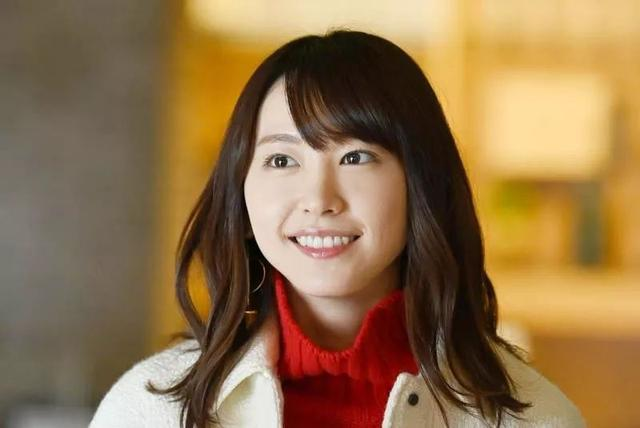
#> input picture 0723/AAA.jpg, 640 x 428 px
$ python a0723_13.py
#> lines starting #> are read from the running program, lines starting #| are printed output that depends on the picture; after the words box and inside, x2 and y2 are one past the last pixel; in counts of white or black regions, pixels touching at a corner belong together
import cv2 as cv
img = cv.imread('AAA.jpg')
#> img is the input picture: shape (428, 640, 3); mean B, G, R 74.8, 113.6, 144.6
gray = cv.cvtColor(img,cv.COLOR_BGR2GRAY)
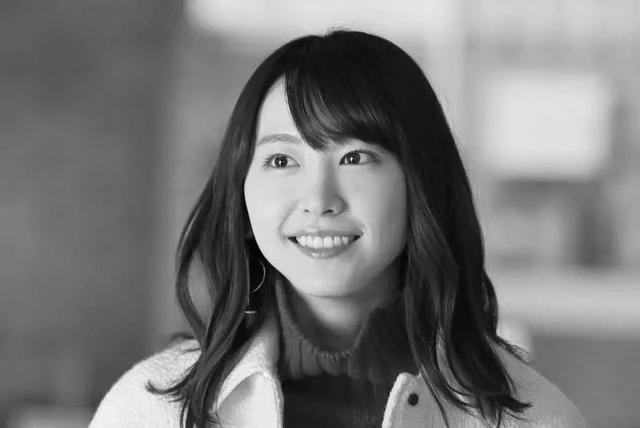
#> gray: shape (428, 640); min 0, max 254, mean 118.5
blur = cv.GaussianBlur(gray, (5,5), 0)
cny = cv.Canny(blur, 30, 150)
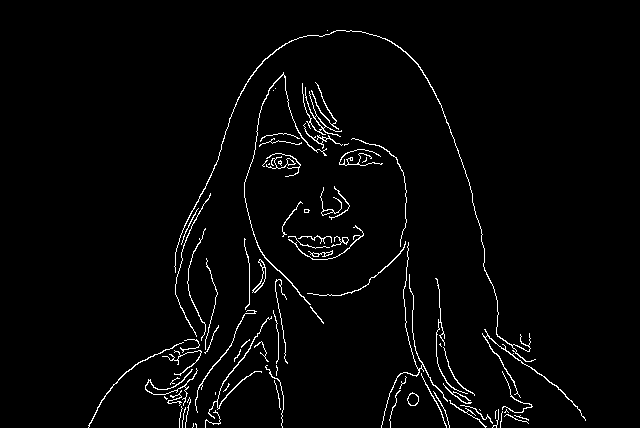
#> cny: shape (428, 640); 2.5% white in thin lines or dots, all inside (x1, y1, x2, y2) = (88, 30, 586, 428)
cv.imshow("img",img)
cv.imshow("gray" ,gray)
cv.imshow("blur",blur)
cv.imshow("cny",cny)
cv.waitKey()

$ run again, with 0723/123.jpg copied over 0723/AAA.jpg
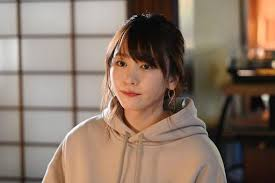
#> input picture 0723/123.jpg, 275 x 183 px
#> img is the input picture: shape (183, 275, 3); mean B, G, R 104, 118.4, 138.1
#> `gray = cv.cvtColor(img,cv.COLOR_BGR2GRAY)`:
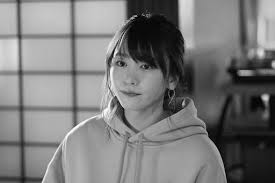
#> gray: shape (183, 275); min 0, max 254, mean 122.6
#> `cny = cv.Canny(blur, 30, 150)`:
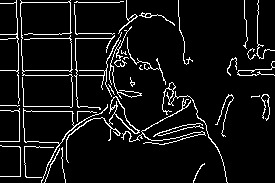
#> cny: shape (183, 275); 7.5% white in thin lines or dots

$ run again, with 0723/852125.jpg copied over 0723/AAA.jpg
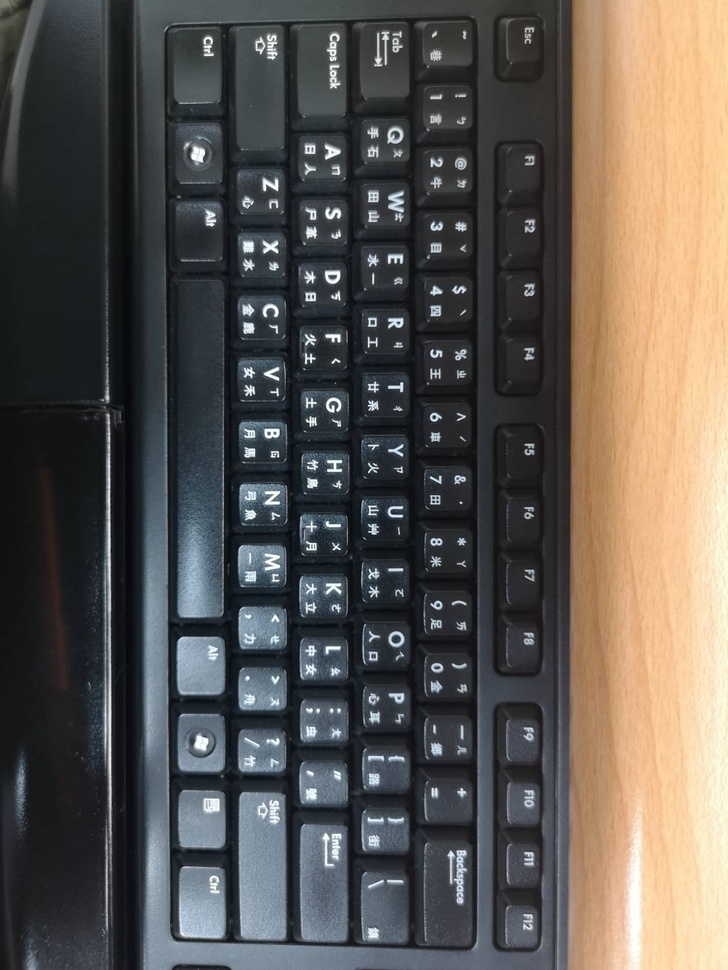
#> input picture 0723/852125.jpg, 728 x 970 px, shrunk from 1108 x 1477 before the run
#> img is the input picture: shape (970, 728, 3); mean B, G, R 81.2, 86.5, 91.8
#> `gray = cv.cvtColor(img,cv.COLOR_BGR2GRAY)`:
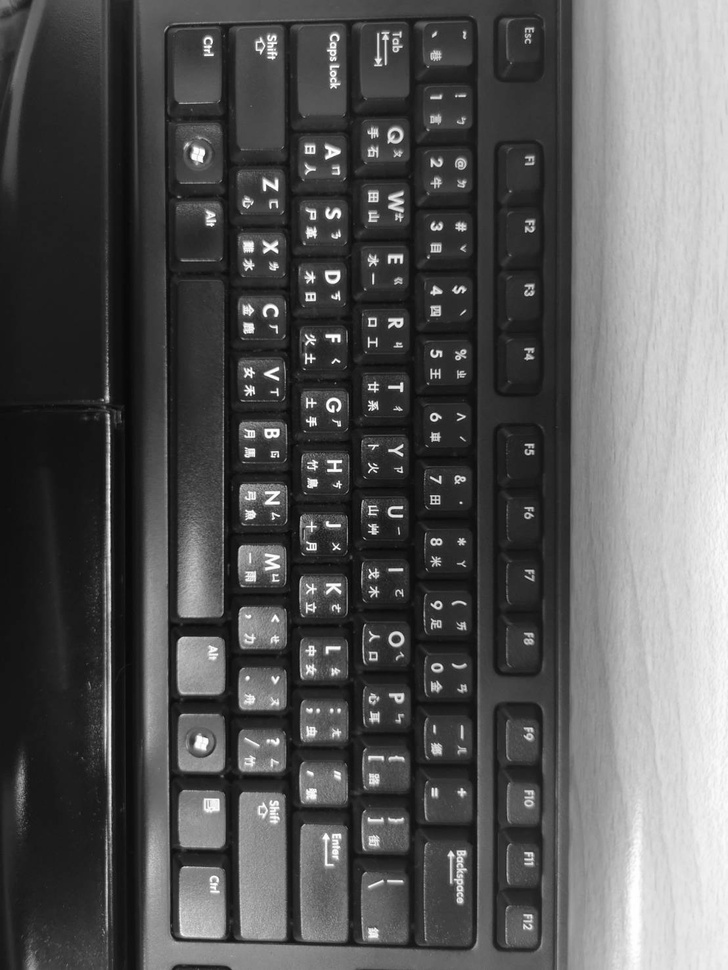
#> gray: shape (970, 728); min 4, max 255, mean 87.5
#> `cny = cv.Canny(blur, 30, 150)`:
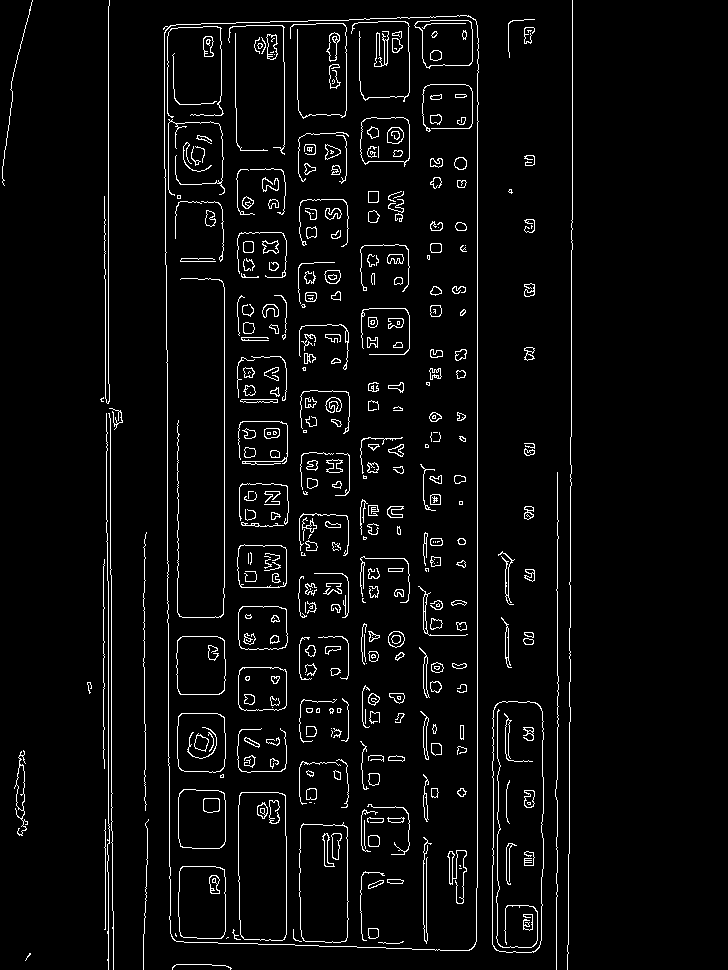
#> cny: shape (970, 728); 4.2% white in thin lines or dots, all inside (x1, y1, x2, y2) = (2, 0, 573, 970)

$ run again, with 0723/852126.jpg copied over 0723/AAA.jpg
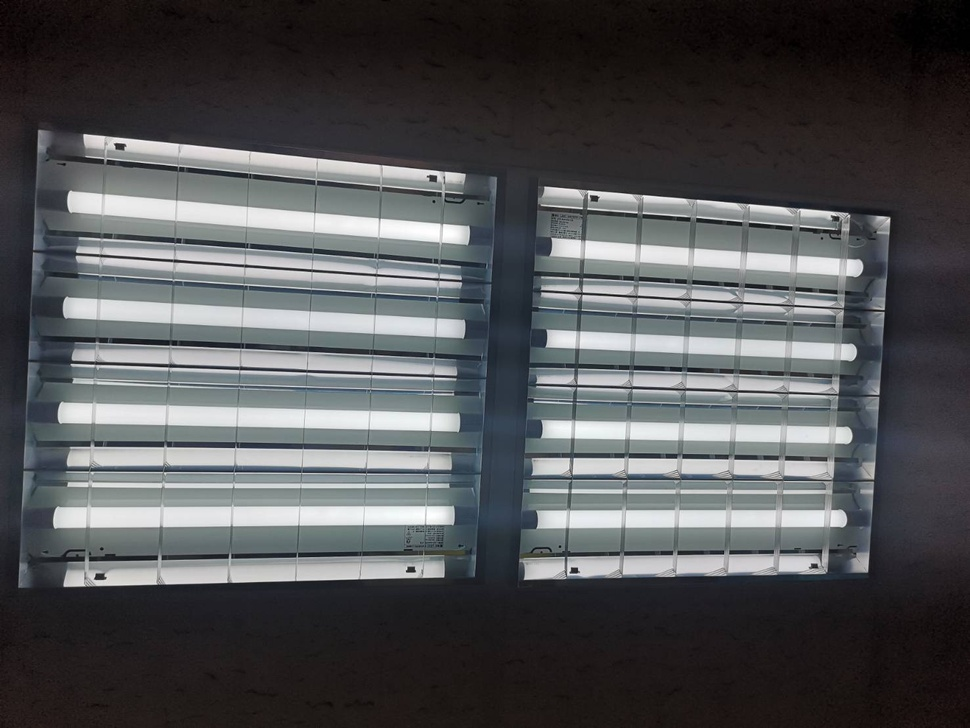
#> input picture 0723/852126.jpg, 970 x 728 px, shrunk from 1477 x 1108 before the run
#> img is the input picture: shape (728, 970, 3); mean B, G, R 84.4, 82.5, 81.5
#> `cny = cv.Canny(blur, 30, 150)`:
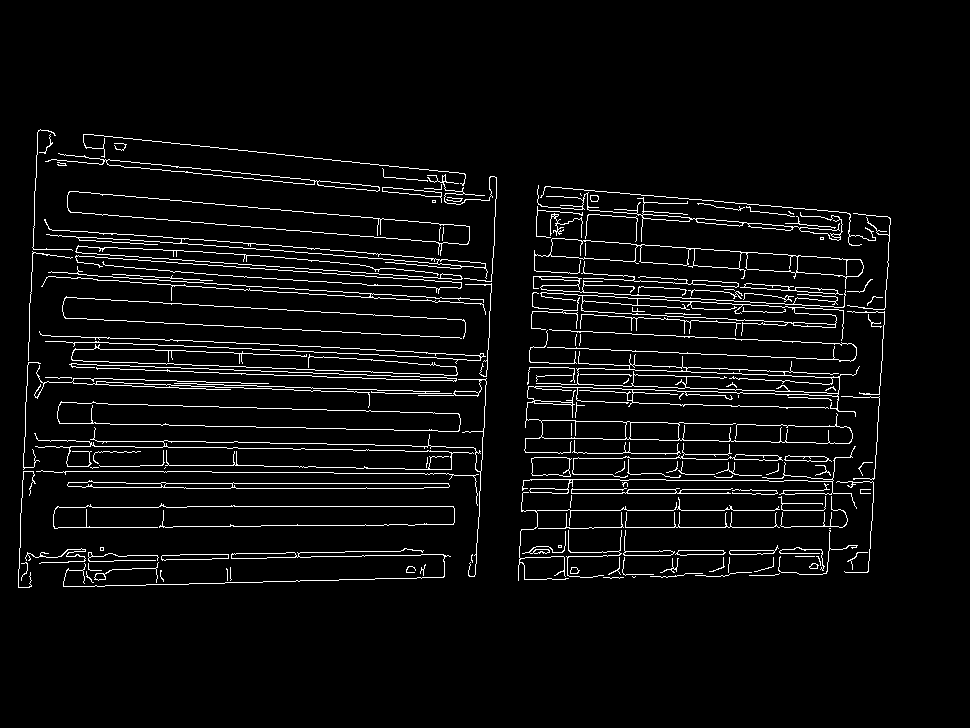
#> cny: shape (728, 970); 4.9% white in thin lines or dots, all inside (x1, y1, x2, y2) = (18, 129, 891, 588)
